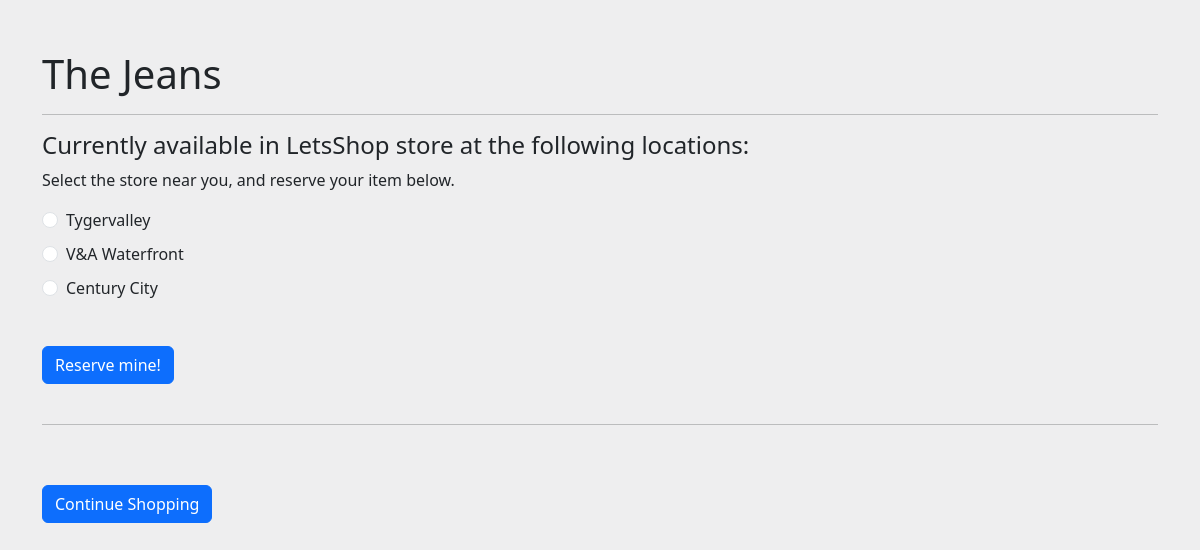
The app's page /15 (signed in) with its own data.
### shopping/models.py (models this page shows, shortened)
class Products(models.Model):
    question_text = models.CharField(max_length=200)
    price = models.DecimalField(max_digits=10, decimal_places=2, default=0.00)
    image = models.ImageField(upload_to='products/', default= 1)

class Choice(models.Model):
    question = models.ForeignKey(Products, on_delete=models.CASCADE)
    choice_text = models.CharField(max_length=200)
    votes = models.IntegerField(default=0)

### shopping/views.py (the view)
# urls.py: path('<int:question_id>', views.detail, name='detail'),
@login_required
def detail(request, question_id):
    question = get_object_or_404(Products, pk=question_id)
    return render(request, 'shopping/detail.html', {'question': question})

### shopping/templates/shopping/detail.html (shortened to what this page needs)
<!DOCTYPE html>
<html>
<head>
    <link href="https://cdn.jsdelivr.net/npm/bootstrap@5.3.1/dist/css/bootstrap.min.css" rel="stylesheet"
>
</head>
<body>
    <div class="container">
        <h1>{{ question.question_text }}</h1>
        <hr>
        <h4>Currently available in LetsShop store at the following locations:</h4>
        <p>Select the store near you, and reserve your item below.</p>
        <form action="{% url 'shopping:vote' question.id %}" method="post">
            {% for choice in question.choice_set.all %}
            <div class="form-check">
                <input class="form-check-input" type="radio" name="choice" id="choice{{ forloop.counter }}"
                    value="{{ choice.id }}" />
                <label class="form-check-label radio-label" for="choice{{ forloop.counter }}">
                    {{ choice.choice_text }}
                </label>
            </div>
            {% endfor %}
            <br>
            <input type="submit" class="btn btn-primary" value="Reserve mine!" />
        </form>
        <br>
        <hr>
        <br>
        <a href="{% url 'home' %}" class="btn btn-primary">Continue Shopping</a>
    </div>
</body>
</html>

### shopping/templates/shopping/detail.html (style rules this page uses)
body { background-color: rgb(238, 238, 239); }
.container { margin-top: 50px; }
.btn-primary { margin-top: 20px; }
.radio-label { display: block; margin-top: 10px; }

### records on screen
Products: question_text "The Jeans"
Choice: choice_text "Tygervalley"
Choice: choice_text "V&A Waterfront"
Choice: choice_text "Century City"
